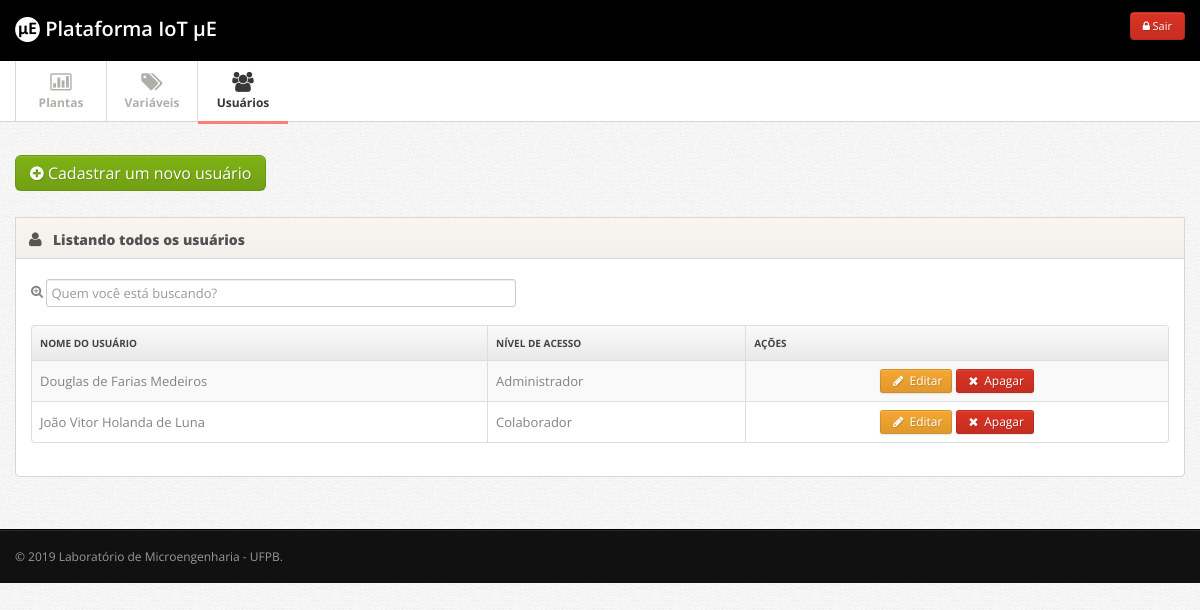
Screenshot of /admin/index.php?p=usuarios_gerenciar (signed in) with the database file from the repository.
### tables this page shows
CREATE TABLE IF NOT EXISTS `usuarios` (
  `id` int(11) NOT NULL AUTO_INCREMENT,
  `nome` varchar(220) NOT NULL,
  `email` varchar(520) NOT NULL,
  `senha` varchar(50) NOT NULL,
  `nivel_acesso` int(11) NOT NULL,
  PRIMARY KEY (`id`)
);

### admin/usuarios_gerenciar.php (the view, shortened to what this page needs)
<?php
if(isset($_GET['acao'])){
	$acao = $_GET['acao'];
} else{
	$acao = 'gerenciar';
}
if($acao == 'gerenciar'){
?>
	      <div class="row">
	      	<div class="span12">
            <div class="widget">
              <a href="javascript:void();" onclick="location.href='index.php?p=usuarios_cadastrar';" class="btn btn-large btn-success btn-support-ask"><i class="icon-plus-sign"></i> Cadastrar um novo usuário</a>
            </div>
	      		<div class="widget">
					<div class="widget-header">
						<i class="icon-user"></i>
						<h3>Listando todos os usuários</h3>
					</div>
					<div class="widget-content">
            <table class="table table-striped table-bordered" id="tabela">
              <div id="tabela_busca" class="form-horizontal">
              <fieldset>
              <div class="control-group">
                <i class="icon-zoom-in"></i> <input class="span5 m-wrap" id="appendedInputButton" type="text" placeholder="Quem você está buscando?">
              </div>
              </fieldset>
              </div>
              <thead>
                <tr>
                  <th> Nome do usuário </th>
                  <th> Nível de acesso</th>
                  <th class="td-actions"> Ações </th>
                </tr>
              </thead>
              <tbody>
              <?php
              $result_usuarios = "SELECT * FROM usuarios ORDER BY nome ASC";
          		$resultado_usuarios = mysqli_query($conn, $result_usuarios);
              while($resultado = mysqli_fetch_array($resultado_usuarios)){
          		if(isset($resultado)){
                $id_usuario = $resultado['id'];
                $nome_usuario = $resultado['nome'];
                  if($resultado['nivel_acesso'] == 1){
                    $nivel_usuario = "Administrador";
                  } elseif($resultado['nivel_acesso'] == 2){
                    $nivel_usuario = "Subadministrador";
                  } else{
                    $nivel_usuario = "Colaborador";
                  }
              }
              ?>
              <tr>
                <td><?php echo $nome_usuario; ?></td>
                <td><?php echo $nivel_usuario; ?></td>
                <td class="td-actions">
                <center>
									<a href="index.php?p=usuarios_gerenciar&acao=editar&id=<?php echo $id_usuario; ?>" class="btn btn-warning btn-small"><i class="btn-icon-only icon-pencil"> </i> Editar</a>
                  <a href="index.php?p=usuarios_gerenciar&acao=apagar&id=<?php echo $id_usuario; ?>" class="btn btn-danger btn-small"><i class="btn-icon-only icon-remove"> </i> Apagar</a>
                </center>
                </td>
              </tr>
							<?php
              }
              ?>
              </tbody>
            </table>
					</div>
				</div>
		    </div>
	      </div>
<?php
} elseif ($acao == 'apagar') {
	if(isset($_GET['id'])){
		apagarUsuario($_GET['id']);
	}
}
?>

### css/style.css (style rules this page uses)
body { background: #f9f6f1; font: 13px/1.7em 'Open Sans'; }
input, button, select, textarea { font-family: 'Open Sans'; }
.btn-icon-only { padding-right: 3px; padding-left: 3px; }
.table td { vertical-align: middle; }
.table-bordered th { background: #E9E9E9; background:-moz-linear-gradient(top, #FAFAFA 0%, #E9E9E9 100%); background:-webkit-gradient(linear, left top, left bottom, color-stop(0%,#FAFAFA), color-stop(100%,#E9E9E9)); background:-webkit-linear-gradient(top, #FAFAFA 0%,#E9E9E9 100%); background:-o-linear-gradient(top, #FAFAFA 0%,#E9E9E9 100%); background:-ms-linear-gradient(top, #FAFAFA 0%,#E9E9E9 100%); background:linear-gradient(top, #FAFAFA 0%,#E9E9E9 100%); filter: progid:DXImageTransform.Microsoft.gradient(startColorstr='#FAFAFA', endColorstr='#E9E9E9'); -ms-filter: "progid:DXImageTransform.Microsoft.gradient(startColorstr='#FAFAFA', endColorstr='#E9E9E9')"; font-size: 10px; color: #444; text-transform: uppercase; }
.widget { position: relative; clear: both; width: auto; margin-bottom: 2em; overflow: hidden; }
.widget-header { position: relative; height: 40px; line-height: 40px; background: #f9f6f1; background:-moz-linear-gradient(top, #f9f6f1 0%, #f2efea 100%); background:-webkit-gradient(linear, left top, left bottom, color-stop(0%,#f9f6f1), color-stop(100%,#f2efea)); background:-webkit-linear-gradient(top, #f9f6f1 0%,#f2efea 100%); background:-o-linear-gradient(top, #f9f6f1 0%,#f2efea 100%); background:-ms-linear-gradient(top, #f9f6f1 0%,#f2efea 100%); background:linear-gradient(top, #f9f6f1 0%,#f2efea 100%); filter: progid:DXImageTransform.Microsoft.gradient(startColorstr='#f9f6f1', endColorstr='#f2efea'); -ms-filter: "progid:DXImageTransform.Microsoft.gradient(startColorstr='#f9f6f1', endColorstr='#f2efea')"; border: 1px solid #d6d6d6; -webkit-background-clip: padding-box; }
.widget-header h3 { position: relative; top: 2px; left: 10px; display: inline-block; margin-right: 3em; font-size: 14px; font-weight: 800; color: #525252; line-height: 18px; text-shadow: 1px 1px 2px rgba(255,255,255,.5); }
.widget-header [class^="icon-"], .widget-header [class*=" icon-"] { display: inline-block; margin-left: 13px; margin-right: -2px; font-size: 16px; color: #555; vertical-align: middle; }
.widget-content { padding: 20px 15px 15px; background: #FFF; border: 1px solid #D5D5D5; -moz-border-radius: 5px; -webkit-border-radius: 5px; border-radius: 5px; }
.widget-header+.widget-content { border-top: none; -webkit-border-top-left-radius: 0; -webkit-border-top-right-radius: 0; -moz-border-radius-topleft: 0; -moz-border-radius-topright: 0; border-top-left-radius: 0; border-top-right-radius: 0; }
.widget-content:before, .widget-content:after { content:""; display:table; }
.widget-content:after { clear:both; }
.widget-content { zoom:1; }

### css/pages/signin.css (style rules this page uses)
body { background: url(../../img/body-bg.png); color:#838383; font: 13px/1.7em 'Open Sans'; }

### rows the page displays
usuarios: nome "Douglas de Farias Medeiros", nivel_acesso "Administrador"
usuarios: nome "João Vitor Holanda de Luna", nivel_acesso "Colaborador"
